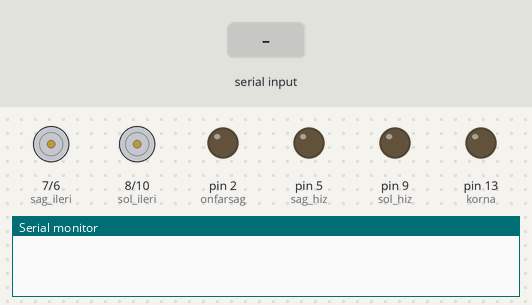
This sketch was run on a simulated Arduino Uno, built with avr-gcc and run on an emulated ATmega328P. Parts: motor-driver pin pairs drawn as motors (green arrow = first pin HIGH = forward, orange = second pin HIGH = backward, longer = more drive), output pins drawn as LEDs (lit = HIGH), the last lines printed to the serial monitor. Inputs (shaded band) come from the test bench.

Above: at 1.2 s.
1.3 s: "1" received over the second serial link
At 1.8 s:
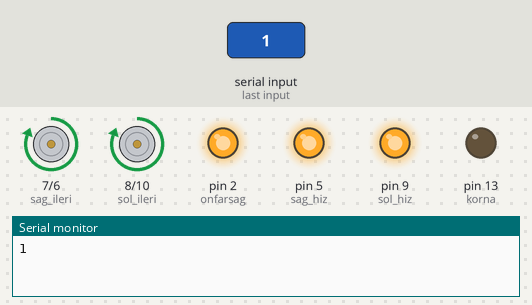
2.8 s: "2" received over the second serial link
At 4.0 s:
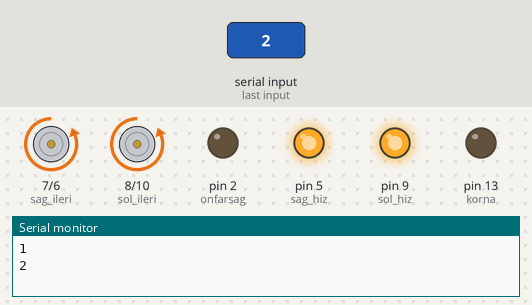
4.3 s: "3" received over the second serial link
At 5.3 s:
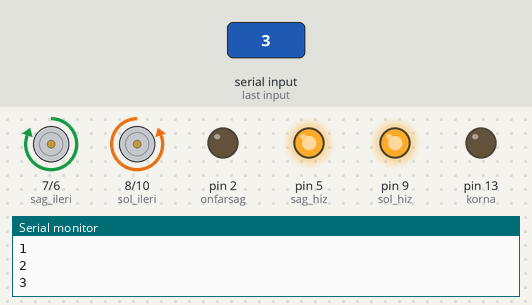
5.8 s: "4" received over the second serial link
At 6.4 s:
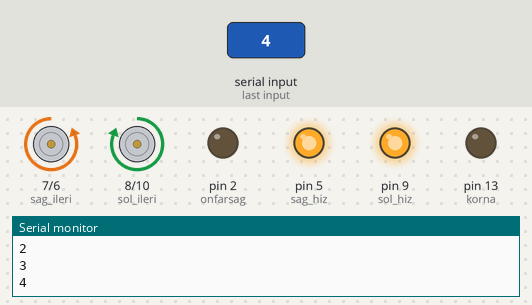
7.3 s: "9" received over the second serial link
At 7.6 s:
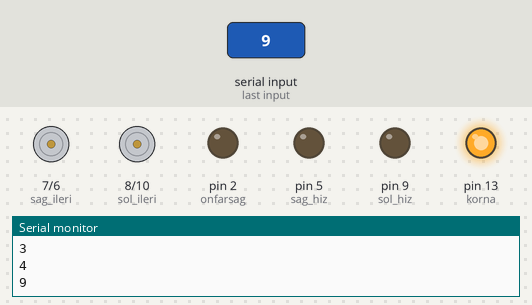
8.8 s: "6" received over the second serial link
At 9.5 s:
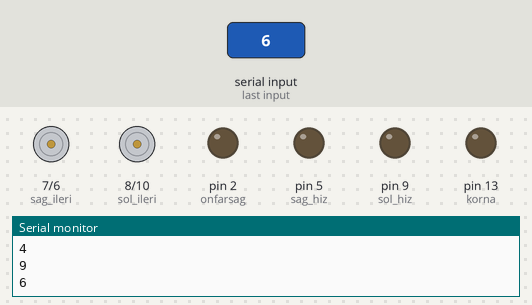
Timing chart, 0 to 11.3 s (numbered marks = the images above; inputs shaded):
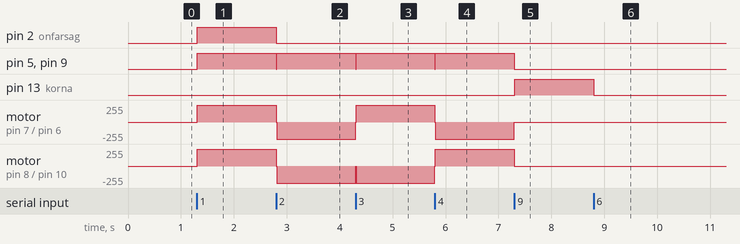

The sketch:

Arduino_Code.ino
```cpp
#include <SoftwareSerial.h>


SoftwareSerial bt_iletisim(11,12);//rx ve tx arduinoya

#define sol_ileri 8
#define sol_geri 10 //ARDUİNO İLE L298N İN TOPRAKLARI AYNI OLACAK
#define sol_hiz 9

#define sag_ileri   7
#define sag_geri    6
#define sag_hiz     5
//#define onfarsol    1 // arduinodaki tx ve rx bacakları olan 0.ve 1. girişlere tanımlanmıyor o yüzden bu ledide 2.girişe bağladım ve onfarsol diye bir bağlantı kalmadı artık onfarsol da onfarsag oldu
#define onfarsag    2

#define korna      13


int motorlar_hiz = 255;
byte son_islem;
void setup(){
  pinMode(sol_ileri, OUTPUT);
  pinMode(sag_ileri, OUTPUT);
  pinMode(sol_geri, OUTPUT);
  pinMode(sag_geri, OUTPUT);
  pinMode(sol_hiz, OUTPUT);
  pinMode(sag_hiz, OUTPUT);
//  pinMode(onfarsol,OUTPUT);
  pinMode(onfarsag,OUTPUT);
  pinMode(korna,OUTPUT);
  Serial.begin(9600);
  bt_iletisim.begin(9600);
  }
  void loop(){
    if(bt_iletisim.available()){

      char data=bt_iletisim.read();
      Serial.println(data);

      if(data=='1'){
        dur();
        delay(10);
        ileri();
        son_islem=1;
        }
        else if(data=='2'){
          dur();
          delay(10);
          geri();
          son_islem=2;

          }
       else if(data=='3'){
        dur();
        delay(10);
        sol();
        son_islem=3;
        }
      else if(data=='4'){
        dur();
        delay(10);
        sag();
        son_islem=4;
        }
        else if(data=='9'){
          dur();
          delay(10);
          ses();
          son_islem=9;
          }
          else if(data=='6'){
            dur();

            }
            else if(data=='0'){
              motorlar_hiz=motorlar_hiz+25;
              if(motorlar_hiz>255){
                motorlar_hiz=255;
                }

                son_isleme_devam_et();
              }
              else if(data=='5'){
                motorlar_hiz=motorlar_hiz-25;
                if(motorlar_hiz<0){
                  motorlar_hiz=0;
                  }

                  son_isleme_devam_et();
                }
          }
    }
void ileri()
{
  digitalWrite(korna,0);
  digitalWrite(onfarsag,1);
 // digitalWrite(onfarsol,1);
  digitalWrite(sol_ileri, 1);
  digitalWrite(sag_ileri, 1);
  digitalWrite(sol_geri, 0);
  digitalWrite(sag_geri, 0);
  analogWrite(sol_hiz, motorlar_hiz);
  analogWrite(sag_hiz, motorlar_hiz);
}
void geri()
{
  digitalWrite(korna,0);
  //digitalWrite(onfarsol,0);
  digitalWrite(onfarsag,0);
  digitalWrite(sol_ileri, 0);
  digitalWrite(sag_ileri, 0);
  digitalWrite(sol_geri, 1);
  digitalWrite(sag_geri, 1);
  analogWrite(sol_hiz, motorlar_hiz);
  analogWrite(sag_hiz, motorlar_hiz);
}
void sol()
{
  digitalWrite(korna,0);
 // digitalWrite(onfarsol,1);
  digitalWrite(onfarsag,0);
  digitalWrite(sol_ileri, 0);
  digitalWrite(sag_ileri, 1);
  digitalWrite(sol_geri, 1);
  digitalWrite(sag_geri, 0);
  analogWrite(sol_hiz, motorlar_hiz);
  analogWrite(sag_hiz, motorlar_hiz);

 }

void sag()
{
  digitalWrite(korna,0);
  digitalWrite(onfarsag,0);
 // digitalWrite(onfarsol,0);
  digitalWrite(sol_ileri, 1);
  digitalWrite(sag_ileri, 0);
  digitalWrite(sol_geri, 0);
  digitalWrite(sag_geri, 1);
  analogWrite(sol_hiz, motorlar_hiz);
  analogWrite(sag_hiz, motorlar_hiz);
}
void dur()
{
  digitalWrite(korna,0);
  //digitalWrite(onfarsol,0);
  digitalWrite(onfarsag,0);
  digitalWrite(sol_ileri, 0);
  digitalWrite(sag_ileri, 0);
  digitalWrite(sol_geri, 0);
  digitalWrite(sag_geri, 0);
  analogWrite(sol_hiz, 0);
  analogWrite(sag_hiz, 0);
}

void ses(){
  digitalWrite(korna,1);
  digitalWrite(onfarsag,0);
}

void son_isleme_devam_et(){
    if(son_islem==1){
      ileri();
      }
      else if(son_islem==2){
        geri();
        }
      else if(son_islem==3){
        sol();
        }
     else if(son_islem==4){
      sag();
      }

    }
```

Measured:
- after the input at 1.3 s, pin 2 (onfarsag), pin 5 (sag_hiz), pin 9 (sol_hiz): LOW → HIGH at once; motor on pin 7 (sag_ileri) / pin 6 (sag_geri), motor on pin 8 (sol_ileri) / pin 10 (sol_geri): stopped → forward 255/255 at once
- after the input at 2.8 s, pin 2 (onfarsag): HIGH → LOW at once; pin 5 (sag_hiz), pin 9 (sol_hiz): HIGH → LOW at once, → HIGH 0.01 s later; motor on pin 7 (sag_ileri) / pin 6 (sag_geri), motor on pin 8 (sol_ileri) / pin 10 (sol_geri): forward 255/255 → backward 255/255 at once
- after the input at 4.3 s, pin 5 (sag_hiz), pin 9 (sol_hiz): HIGH → LOW at once, → HIGH 0.01 s later; motor on pin 7 (sag_ileri) / pin 6 (sag_geri): backward 255/255 → forward 255/255 at once; motor on pin 8 (sol_ileri) / pin 10 (sol_geri): backward 255/255 → stopped at once, → backward 255/255 0.01 s later
- after the input at 5.8 s, pin 5 (sag_hiz), pin 9 (sol_hiz): HIGH → LOW at once, → HIGH 0.01 s later; motor on pin 7 (sag_ileri) / pin 6 (sag_geri): forward 255/255 → backward 255/255 at once; motor on pin 8 (sol_ileri) / pin 10 (sol_geri): backward 255/255 → forward 255/255 at once
- after the input at 7.3 s, pin 5 (sag_hiz), pin 9 (sol_hiz): HIGH → LOW at once; pin 13 (korna): LOW → HIGH at once; motor on pin 7 (sag_ileri) / pin 6 (sag_geri): backward 255/255 → stopped at once; motor on pin 8 (sol_ileri) / pin 10 (sol_geri): forward 255/255 → stopped at once
- after the input at 8.8 s, pin 13 (korna): HIGH → LOW at once
